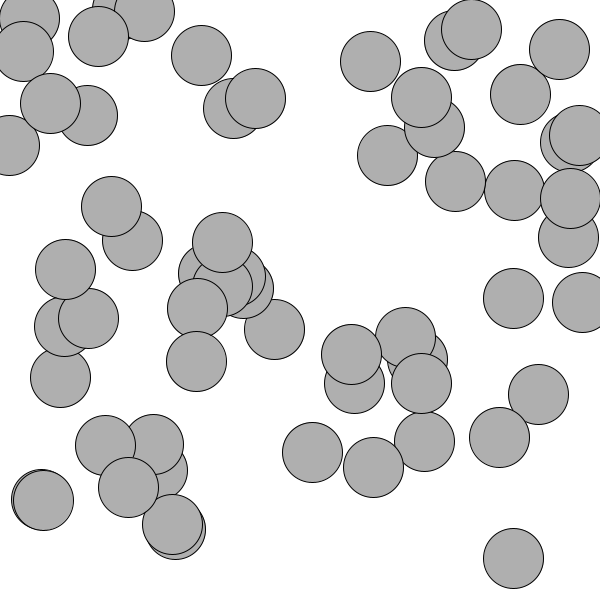
Frame 1 (no input)
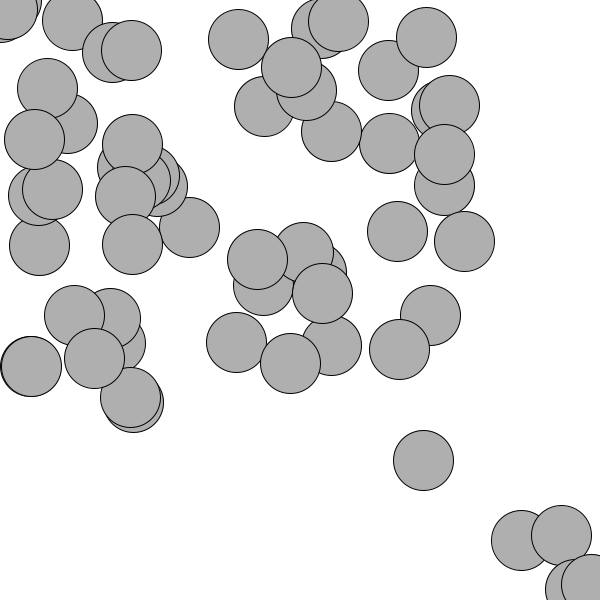
Frame 60 (the mouse pressed at the canvas centre just before this capture)
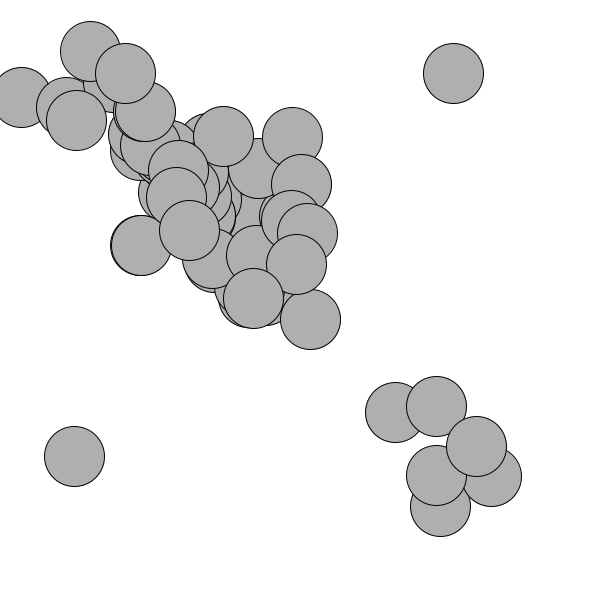
Frame 120 (the mouse held since frame 60 and released just before this capture)

The Processing sketch that drew these frames (run headless with seeded random() and noise(); from frame 60 on, the mouse is pressed at the canvas centre):

// Processing sketch: Repte3_part5
// ── Repte3_part5.pde


//Mida de la nostra finestra


  int width = 600;
  int height = 600;
  
  //Inicialitzem un array del nostre objecte, per tal de poder crear moltes instàncies
  
  Mover [] mover = new Mover[60];



void setup()
{
  
    surface.setSize(width,height);
  background(255, 255, 255);
  
  //Recorrem l'array per generar totes les instàncies
  
    for(int i = 0; i<mover.length; i++)
  
  {
     mover[i] = new Mover();
    
    
  }
    
    
}



void draw()
{
  
  background(255, 255, 255);
  
  //Per cada objecte instanciat cridem al seu mètode corresponent
  
  for(int i = 0; i<mover.length; i++)
  
  {
      mover[i].display();
  
    mover[i].update();
  
    mover[i].checkEdges();
    
    
  }
  

  
  
}

// ── Mover.pde
class Mover{
  
  //Vectors per a la localització del nostre objecte i la  seva velocitat
  
   PVector location;
   PVector velocity;
   
    //Vector per a afegir una acceleració al moviment que ja té aplicat
   
    PVector acceleration;
    
    //Variable per a controlar l'acceleració màxima
    
   float topspeed;
   
   //Mètode per a moure el nostre objecte
   
   Mover()
   {
     //Inicialitzem els Vectors mencionats anteriorment
     
     //Per tal que no tots els objectes apareguin en el mateix punt de la pantalla, la seva localització la inicialitzem amb un random.
     
    location = new PVector(random(width),random(height));
    velocity = new PVector(0,0);
  
   
     //Acceleració màxima
     
    topspeed = 3;
   }
   
   //Mètode per a actualitzar la posició del nostre objecte
   
   
   void update()
   {
     
     //Guardem en un Vector de forma regular la posició del nostre mouse.
     
     PVector mouse = new PVector(mouseX,mouseY);
     
     //Calculem la direcció del vector del mouse i el vector de l'localització del nostre objecte.
     
     
     PVector dir = PVector.sub(mouse,location);
     
     //Normalitzem el resultat i el multipliquem per tal d'obtenir un moviment unitari del nostre objecte cap a la posició del mouse.
     
     
     dir.normalize();
     dir.mult(0.1);
      acceleration = dir;
      
      velocity.add(acceleration);
    velocity.limit(topspeed);
    location.add(velocity);
     
    
 
     
   }
   
   //Mètode per a mostrar el nostre objecte
   
   void display()
   {
     
      stroke(0);
      fill(175);
      ellipse(location.x, location.y, 60,60);
     
   }
   
    //Mètode que comprova si el nostre objecte ha sortit de la finestra
   
   void checkEdges()
   {
     
      if(location.x > width)
      {
        
         location.x = 0; 
        
      } else if(location.x < 0)
      {
        
        location.x = width;
        
      }
      
      
      if(location.y > height)
      {
        
         location.y = 0; 
                
      }  else if ( location.y < 0)
      {
        
       location.y = height; 
        
      }
     
     
     
   }
   
  
}
